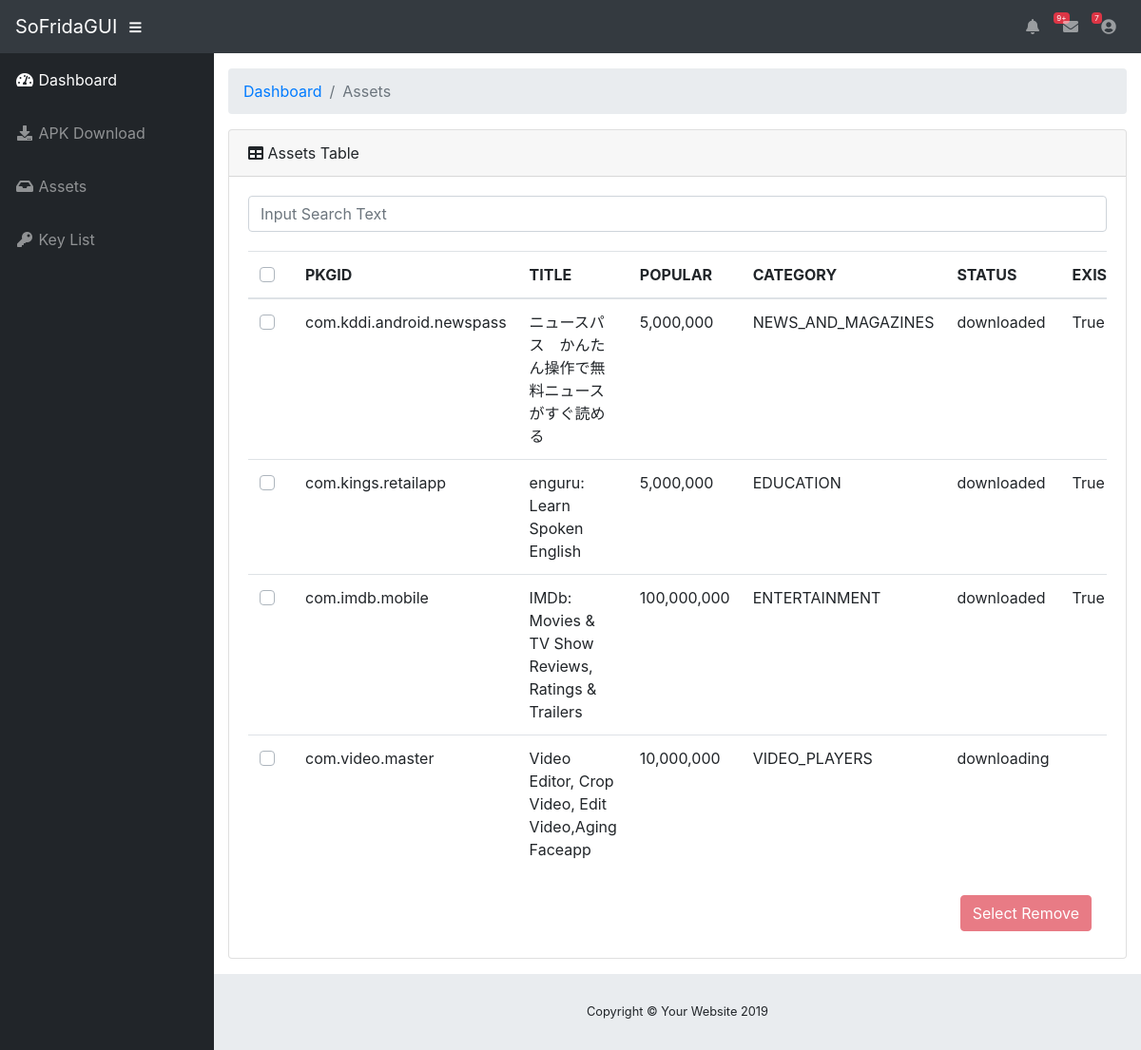
Before: /assets with the older database file.
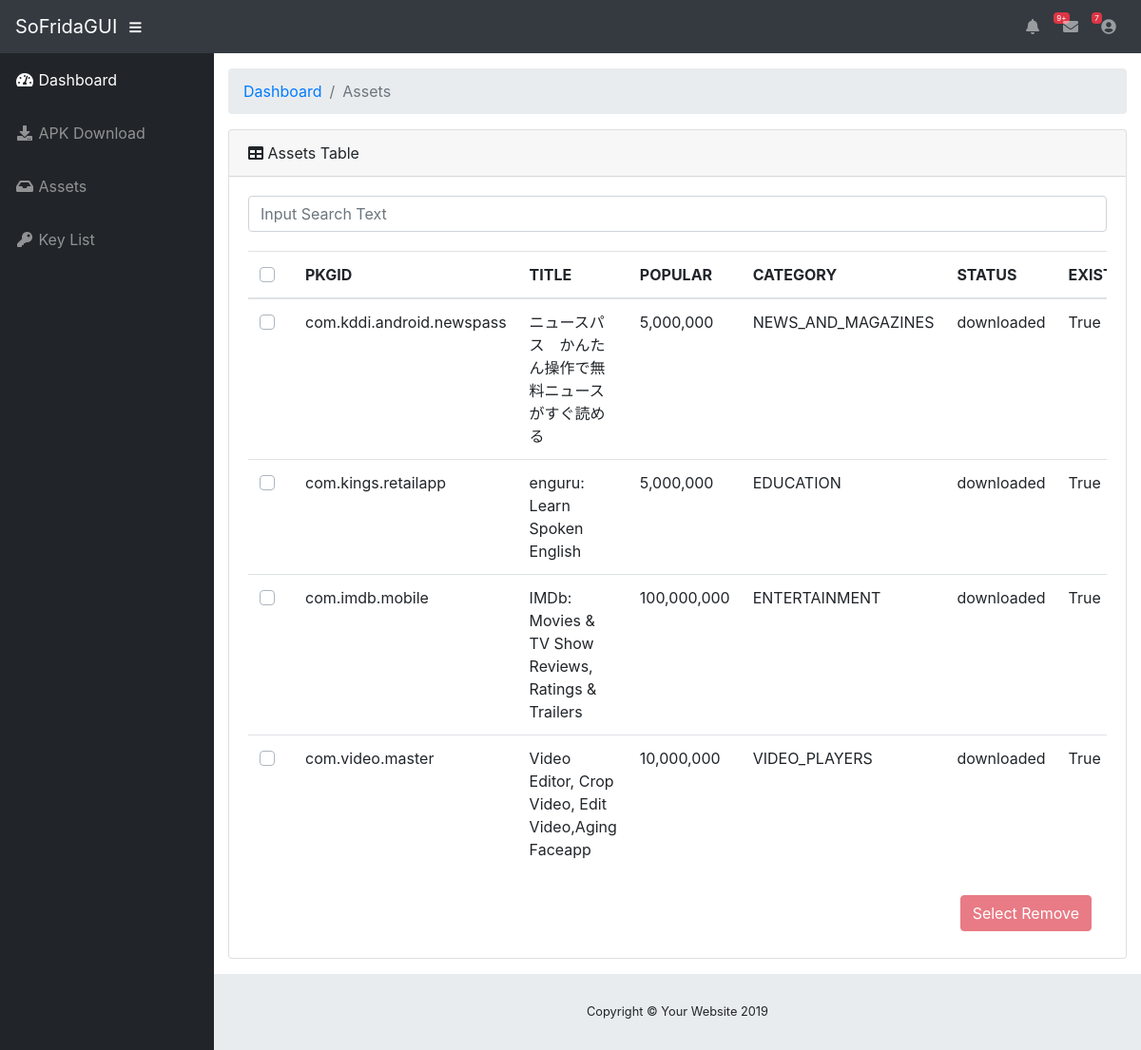
After: the same page with the newer database file.
### tables this page shows
CREATE TABLE assets (
            package_name text primary key, 
            title text,
            popular integer,
            category text,
            status text,
            exist_sdk integer,
            access_key_id text,
            secret_access_key text,
            session_token text,
            region text,
            service text,
            bucket text);

### app.py (the view)
@app.route("/assets")
def assets_layout():
  asset = Assets()
  asset_infos = asset.get_all()
  return render_template("assets.html", asset_infos=asset_infos)

### assets.py (called while the page is built)
    def db_init(self):
        self.db_path = os.path.join("./assets.db")
        self.con = sqlite3.connect(self.db_path)
        self.cur = self.con.cursor()
        self.cur.execute('''create table if not exists assets (
            package_name text primary key,
            title text,
            popular integer,
            category text,
            status text,
            exist_sdk integer,
            access_key_id text,
            secret_access_key text,
            session_token text,
            region text,
            service text,
            bucket text)''')
        self.columns = ['package_name', 'title', 'popular','category','status','exist_sdk', 'access_key_id', 'secret_key_id','session_token','region','service','bucket']
        self.con.commit()

    def get_all(self):
        package_list = []
        for row in self.cur.execute('''select * from assets'''):
            package = dict()
            for i in range(len(self.columns)):
                if row[i] == None:
                    package[self.columns[i]] = ""
                else:
                    package[self.columns[i]] = row[i]
            package_list.append(package)
        return package_list

### templates/assets.html (shortened to what this page needs)
{% extends "layout.html" %}
{% block content %}
<div class="container-fluid">
	<ol class="breadcrumb">
		<li class="breadcrumb-item">
			<a href="#">Dashboard</a>
		</li>
		<li class="breadcrumb-item active">Assets</li>
	</ol>
	<div class="card mb-3">
		<div class="card-header">
			<i class="fas fa-table"></i>
			Assets Table
		</div>
		<div class="card-body">
			<div class="input-group">
				<input type="text" class="form-control" placeholder="Input Search Text" spellcheck="false" id="search_form">
			</div>
			<div style="margin-top:20px;" class="table-responsive" id="assets_list">
				<table class="table" id="assets_table">
					<thead>
						<th>
							<div class="custom-control custom-checkbox" align="center">
							</div>
						</th>
						<th>PKGID</th>
						<th>TITLE</th>
						<th>POPULAR</th>
						<th>CATEGORY</th>
						<th>STATUS</th>
						<th>EXIST_SDK</th>
					</thead>
					<tbody>
						{% for info in asset_infos %}
						<tr>
							<td>
								<div class="custom-control custom-checkbox" align="center">
								</div>
							</td>
							<td>{{ info['package_name'] }}</td>
							<td>{{ info['title'] }}</td>
							<td>{{ "{:,}".format(info['popular']) }}</td>
							<td>{{ info['category'] }}</td>
							<td>{{ info['status'] }}</td>
							{% if info['exist_sdk'] == 1 %}
							<td>True</td>
							{% elif info['exist_sdk'] == 0 %}
							<td>False</td>
							<td><button class="btn btn-danger" id="{{ info['package_name'] }}">Remove</button></td>
							{% else %}
							<td></td>
							{% endif %}
						</tr>
						{% endfor %}
					</tbody>
				</table>
			</div>
			<nav class="navbar navbar-expand">
				<button class="nav-item btn btn-danger ml-auto mr-0 my-2 my-md-0" id="select-remove" disabled>Select Remove</button>
			</nav>
		</div>
	</div>
</div>
{% endblock %}

### templates/layout.html (shortened to what this page needs)
<!DOCTYPE html>
<html lang="en" style="font-family: SFMono-Regular, Menlo, Monaco, Consolas, 'Liberation Mono', 'Courier New', monospace;">
    <head>
        <link  rel="stylesheet" type="text/css" href="{{ url_for('static', filename='vendor/fontawesome-free/css/all.min.css')}}">
        <link  rel="stylesheet" type="text/css" href="{{ url_for('static', filename='vendor/datatables/dataTables.bootstrap4.css')}}">
        <link  rel="stylesheet" type="text/css" href="{{ url_for('static', filename='css/sb-admin.css')}}">
    </head>
    <body id="page-top">
        <nav class="navbar navbar-expand navbar-dark bg-dark static-top">
            <a class="navbar-brand mr-1" href="{{ url_for('index') }}">SoFridaGUI</a>
            <button class="btn btn-link btn-sm text-white order-1 order-sm-0" id="sidebarToggle" href="#">
                <i class="fas fa-bars"></i>
            </button>
            <ul class="navbar-nav ml-auto mr-0 my-2 my-md-0">
                <li class="nav-item dropdown no-arrow">
                    <a class="nav-link dropdown-toggle" href="#" id="alertsDropdown" role="button" data-toggle="dropdown" aria-haspopup="true" aria-expanded="false">
                    <i class="fas fa-bell fa-fw"></i>
                    <span class="badge badge-danger">9+</span>
                    </a>
                </li>
                <li class="nav-item dropdown no-arrow mx-1">
                    <a class="nav-link dropdown-toggle" href="#" id="messagesDropdown" role="button" data-toggle="dropdown" aria-haspopup="true" aria-expanded="false">
                    <i class="fas fa-envelope fa-fw"></i>
                    <span class="badge badge-danger">7</span>
                    </a>
                </li>
                <li class="nav-item dropdown no-arrow">
                    <a class="nav-link dropdown-toggle" href="#" id="userDropdown" role="button" data-toggle="dropdown" aria-haspopup="true" aria-expanded="false">
                    <i class="fas fa-user-circle fa-fw"></i>
                    </a>
                </li>
            </ul>
        </nav>
        <div id="wrapper">
            <ul class="sidebar navbar-nav">
                <li class="nav-item active">
                    <a class="nav-link" href="{{ url_for('index') }}">
                    <i class="fas fa-fw fa-tachometer-alt"></i>
                    <span>Dashboard</span>
                    </a>
                </li>
                <li class="nav-item">
                    <a class="nav-link" href="{{ url_for('apk_download_layout') }}">
                    <i class="fas fa-fw fa-download"></i>
                    <span>APK Download</span></a>
                </li>
                <li class="nav-item">
                    <a class="nav-link" href="{{ url_for('assets_layout') }}">
                    <i class="fas fa-fw fa-inbox"></i>
                    <span>Assets</span></a>
                </li>
                <li class="nav-item">
                    <a class="nav-link" href="#">
                    <i class="fas fa-fw fa-key"></i>
                    <span>Key List</span></a>
                </li>
            </ul>
            <div id="content-wrapper">
            {% block content %}
            {% endblock %}
                <footer class="sticky-footer">
                    <div class="container my-auto">
                        <div class="copyright text-center my-auto">
                            <span>Copyright © Your Website 2019</span>
                        </div>
                    </div>
                </footer>
            </div>
        </div>
    </body>
</html>

Changed rows visible on the page:
changed assets "com.video.master": status "downloading" → "downloaded"; now shows "True"
